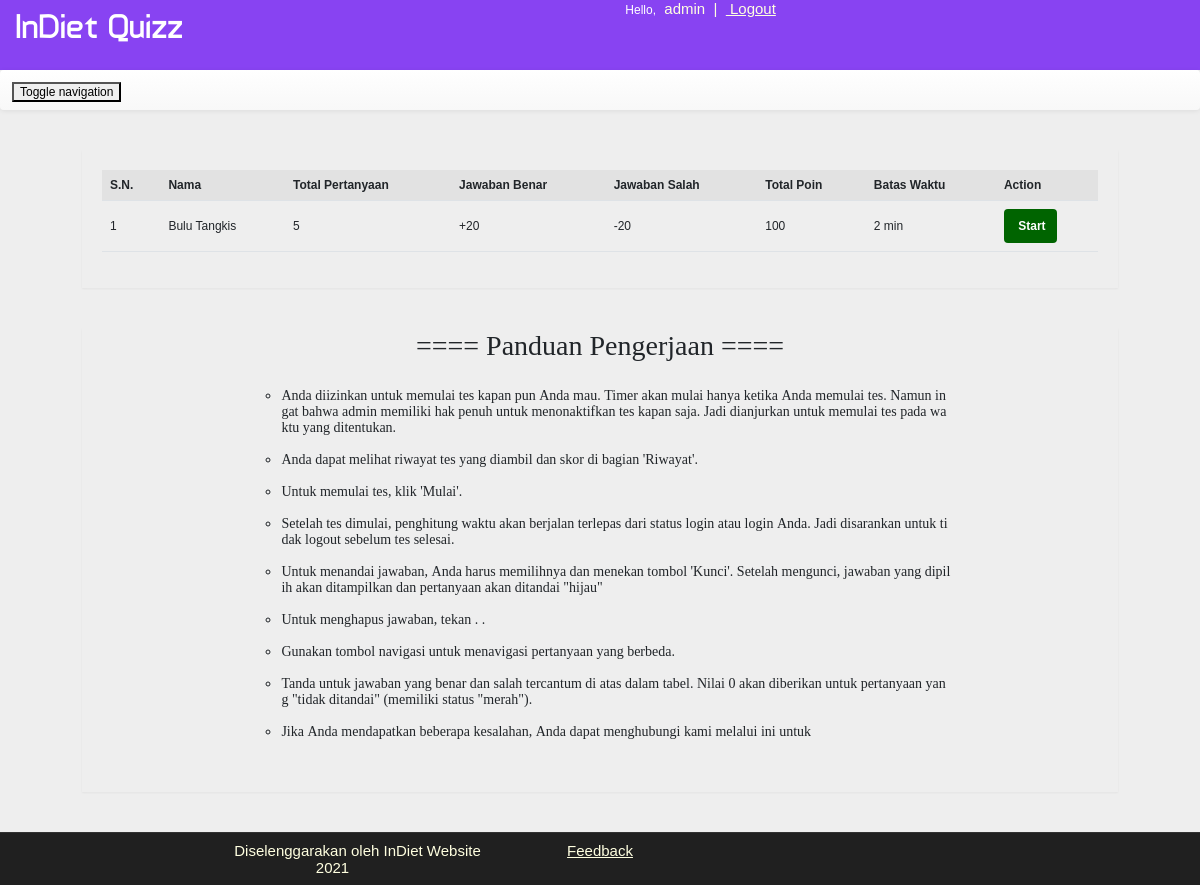
The app's page /halaman/Quiz/account.php?q=1 (signed in) with its own data.
### tables this page shows
CREATE TABLE `quiz` (
  `id` int(100) NOT NULL,
  `eid` text NOT NULL,
  `title` varchar(100) NOT NULL,
  `correct` int(11) NOT NULL,
  `wrong` int(11) NOT NULL,
  `total` int(11) NOT NULL,
  `time` bigint(20) NOT NULL,
  `date` timestamp NOT NULL DEFAULT current_timestamp() ON UPDATE current_timestamp(),
  `status` varchar(10) NOT NULL
);

### halaman/Quiz/account.php (the view, shortened to what this page needs)
<!DOCTYPE html PUBLIC "-//W3C//DTD XHTML 1.0 Transitional//EN" "http://www.w3.org/TR/xhtml1/DTD/xhtml1-transitional.dtd">
<html xmlns="http://www.w3.org/1999/xhtml">
<head>
<link  rel="stylesheet" href="css/bootstrap.min.css"/>
 <link  rel="stylesheet" href="css/bootstrap-theme.min.css"/>
 <link rel="stylesheet" href="css/main.css">
 <link  rel="stylesheet" href="css/font.css">
</head>
<body>
<div class="header">
<div class="row">
<div class="col-lg-6">
<span class="logo">InDiet Quizz</span></div>
<div class="col-md-4 col-md-offset-2">
 <?php
include_once 'dbConnection.php';
if (!(isset($_SESSION['username']))) {
    header("location:index-quis.php");
} else {
    $username = $_SESSION['username'];
    echo '<span class="pull-right top title1" ><span style="color:white"><span class="glyphicon glyphicon-user" aria-hidden="true"></span>&nbsp;&nbsp;&nbsp;&nbsp;Hello,</span> <span class="log log1" style="color:lightyellow">' . $username . '&nbsp;&nbsp;|&nbsp;&nbsp;<a href="logout.php?q=account.php" style="color:lightyellow"><span class="glyphicon glyphicon-log-out" aria-hidden="true"></span>&nbsp;Logout</button></a></span>';
}
?>
</div>
</div></div>
<div class="bg">
<nav class="navbar navbar-default title1">
  <div class="container-fluid">
    <div class="navbar-header">
      <button type="button" class="navbar-toggle collapsed" data-toggle="collapse" data-target="#bs-example-navbar-collapse-1" aria-expanded="false">
        <span class="sr-only">Toggle navigation</span>
      </button>
      <a class="navbar-brand" href="#"><b>&nbsp;&nbsp;&nbsp;&nbsp;&nbsp;&nbsp;&nbsp;&nbsp;&nbsp;&nbsp;&nbsp;&nbsp;&nbsp;&nbsp;&nbsp;&nbsp;&nbsp;&nbsp;&nbsp;&nbsp;&nbsp;&nbsp;&nbsp;&nbsp;&nbsp;</b></a>
    </div>
  </div>
</nav>
<div class="container">
<div class="row">
<div class="col-md-12">
<?php
if (@$_GET['q'] == 1) {
    $result = mysqli_query($con, "SELECT * FROM quiz WHERE status = 'enabled' ORDER BY date DESC") or die('Error');
    echo '<div class="panel"><table class="table table-striped title1"  style="vertical-align:middle">
<tr><td style="vertical-align:middle"><b>S.N.</b></td><td style="vertical-align:middle"><b>Nama</b></td><td style="vertical-align:middle"><b>Total Pertanyaan</b></td><td style="vertical-align:middle"><b>Jawaban Benar</b></td><td style="vertical-align:middle"><b>Jawaban Salah</b></td><td style="vertical-align:middle"><b>Total Poin</b></td><td style="vertical-align:middle"><b>Batas Waktu</b></td><td style="vertical-align:middle"><b>Action</b></td></tr>';
    $c = 1;
    while ($row = mysqli_fetch_array($result)) {
        $title   = $row['title'];
        $total   = $row['total'];
        $correct = $row['correct'];
        $wrong   = $row['wrong'];
        $time    = $row['time'];
        $eid     = $row['eid'];
        $q12 = mysqli_query($con, "SELECT score FROM history WHERE eid='$eid' AND username='$username'") or die('Error98');
        $rowcount = mysqli_num_rows($q12);
        if ($rowcount == 0) {
            echo '<tr><td style="vertical-align:middle">' . $c++ . '</td><td style="vertical-align:middle">' . $title . '</td><td style="vertical-align:middle">' . $total . '</td><td style="vertical-align:middle">+' . $correct . '</td><td style="vertical-align:middle">-' . $wrong . '</td><td style="vertical-align:middle">' . $correct * $total . '</td><td style="vertical-align:middle">' . $time . '&nbsp;min</td>
  <td style="vertical-align:middle"><b><a href="account.php?q=quiz&step=2&eid=' . $eid . '&n=1&t=' . $total . '&start=start" class="btn" style="color:#FFFFFF;background:darkgreen;font-size:12px;padding:7px;padding-left:10px;padding-right:10px"><span class="glyphicon glyphicon-new-window" aria-hidden="true"></span>&nbsp;<span><b>Start</b></span></a></b></td></tr>';
        }
    }
    echo '</table></div><div class="panel" style="padding-top:1px;padding-left:15%;padding-right:15%;word-wrap:break-word"><h3 align="center" style="font-family:calibri">==== Panduan Pengerjaan ====</h3><br /><ul type="circle"><font style="font-size:14px;font-family:calibri">';
    $file = fopen("instructions.txt", "r");
    while (!feof($file)) {
        echo '<li>';
        $string = fgets($file);
        $num    = strlen($string) - 1;
        $c      = str_split($string);
        for ($i = 0; $i < $num; $i++) {
            $last = $c[$i];
            if ($c[$i] == ' ' && $last == ' ') {
                echo '&nbsp;';
            } else {
                echo $c[$i];
            }
        }
        echo "</li><br />";
    }
    echo '</font></ul></div>';
}
?>
</div></div></div></div>
<div class="row footer">
 <div class="col-md-2 box"></div>
<div class="col-md-3 box">
<a href="#" data-toggle="modal" data-target="#developers" s style="color:lightyellow;" onmouseover="this.style('color:yellow')" target="new">Diselenggarakan oleh InDiet Website 2021</a>
</div>
<div class="col-md-2 box">
<a href="feedback.php" style="color:lightyellow;text-decoration:underline" onmouseover="this.style('color:yellow')" target="new">Feedback</a></div>
</body>
</html>

### halaman/Quiz/css/main.css (style rules this page uses)
body { overflow-x: hidden; width: 100%; font: 12px "Century Gothic", "Times Roman", sans-serif; background: #eee; min-height: 550px; background-attachment: fixed; }
.bg { min-height: 540px; }
.panel { border-color: #eee; margin: 40px; padding: 20px; font: 15px "Century Gothic", "Times Roman", sans-serif; }
.header { background: #8843F2; height: 70px; }
.logo { font-family: 'typo'; font-size: 35px; color: #ffffff; margin: 15px; }
.title1 { font: 12px "Century Gothic", "Times Roman", sans-serif; }
.footer { font-size: 15px; text-align: center; border-top: 1px solid; border-color: #323232; background-color: #202020; }
.footer a { margin: 25px; color: #0000ff; text-decoration: none; font: 15px "Century Gothic", "Times Roman", sans-serif; }
.box { padding: 9px; }
.top { margin-top: 20px; }
.log1 { font: 15px 'Ubuntu', sans-serif; color: #0000ff; margin-left: 10px; }
.log { margin: 10px; margin-right: 60px; margin-left: 5px; color: #ffffb3; text-decoration: none; font-size: 20px; font-size: 15px; }

### records on screen
quiz: title "Bulu Tangkis", total "5", correct "20", wrong "20", $correct * $total "100", time "2"

### other values on screen
$username "admin"
$c[$i] "A"
$c[$i] "n"
$c[$i] "d"
$c[$i] "a"
$c[$i] "i"
$c[$i] "z"
$c[$i] "k"
$c[$i] "u"
$c[$i] "t"
$c[$i] "m"
$c[$i] "e"
$c[$i] "l"
$c[$i] "s"
$c[$i] "p"
